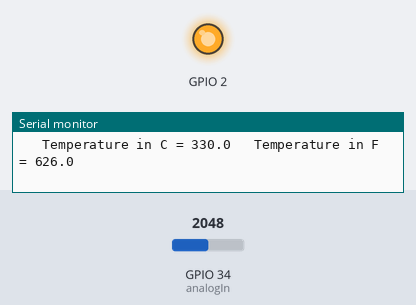
A sketch run on a simulated ESP32. On the bench: output pins drawn as LEDs (lit = HIGH), the last lines printed to the serial monitor. Inputs (shaded band) come from the test bench; at power-on: GPIO 34 (analogIn) = 2048.

Above: at 1.8 s.
1.9 s: GPIO 34 (analogIn) set to 209
3.4 s: GPIO 34 (analogIn) set to 184
At 5.1 s:
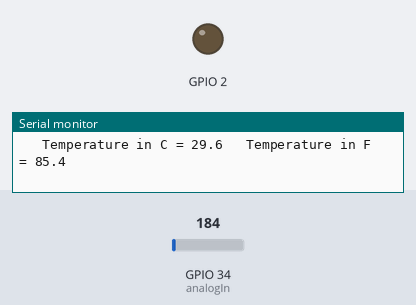
5.5 s: GPIO 34 (analogIn) set to 491
At 6.6 s:
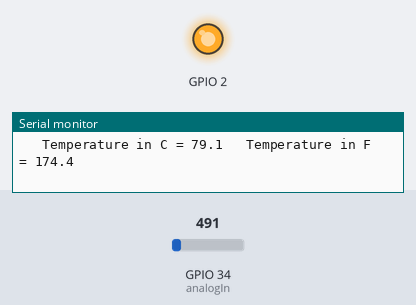
7.5 s: GPIO 34 (analogIn) set to 0
At 9.4 s:
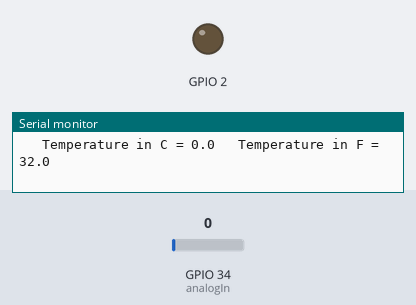
Timing chart, 0 to 10.5 s (numbered marks = the images above; inputs shaded):
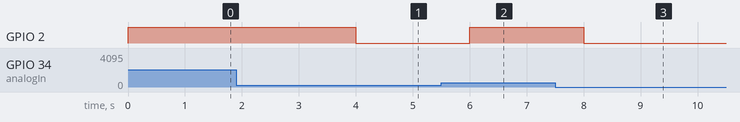

Measured:
- the behaviour switches between 199 and 198 on GPIO 34 (analogIn) (found by bisection; images 0 and 1)
- after the input at 3.4 s, GPIO 2: HIGH → LOW after 0.60 s
- after the input at 5.5 s, GPIO 2: LOW → HIGH after 0.50 s
- after the input at 7.5 s, GPIO 2: HIGH → LOW after 0.50 s

The sketch:

lm35.ino
```cpp
const int analogIn = 34;

int RawValue= 0;
double Voltage = 0;
double tempC = 0;
double tempF = 0;

void setup(){
Serial.begin(9600);
pinMode(2, OUTPUT);
}

void loop(){

RawValue = analogRead(analogIn);
Voltage = (RawValue / 2048.0) * 3300;
tempC = Voltage * 0.1;
tempF = (tempC * 1.8) + 32; // conver to F
Serial.print("\t Temperature in C = ");
Serial.print(tempC,1);
Serial.print("\t Temperature in F = ");
Serial.println(tempF,1);
if (tempC>=32){
  digitalWrite(2, HIGH);
  delay(1000);
}
else {
  digitalWrite(2 , LOW);
  delay(1000);
}
}
```
